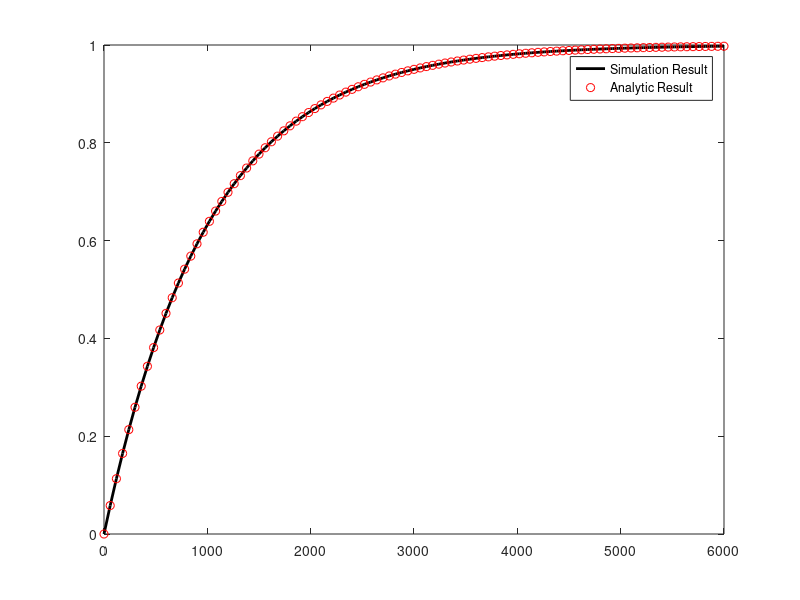

MATLAB code for this plot:
clearvars
close all
clc

m = 1000;
b = 1;
num = 1;
den = [m b];
H = tf(num, den);
[y, time] = step(H);
plot(time,y, 'k', 'LineWidth', 2)
hold on

math_function = @(t) 1/b*(1-exp(-b*t/m));
math_solution = math_function(time);
plot(time, math_solution, 'ro')
legend('Simulation Result','Analytic Result')